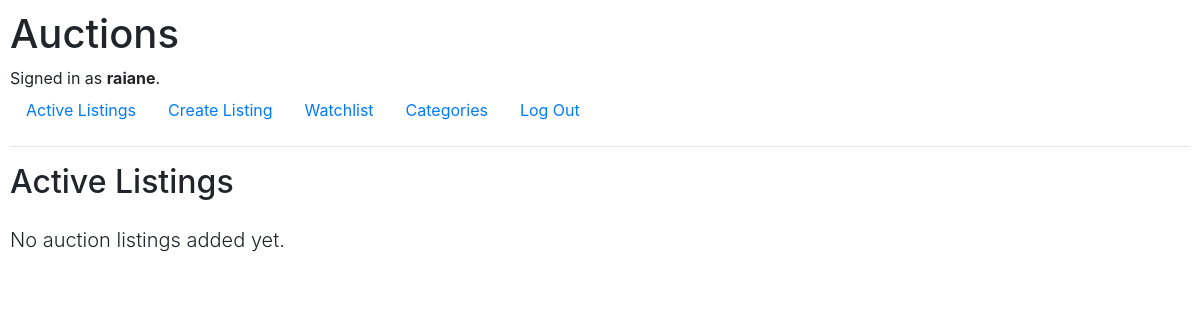
Before: / (signed in) with the older database file.
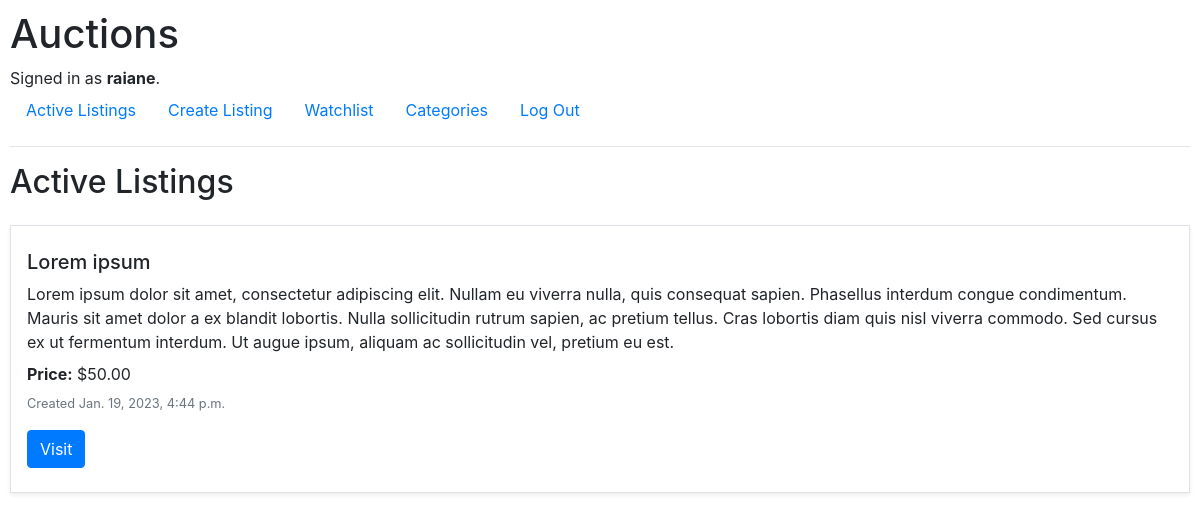
After: the same page with the newer database file.
### auctions/models.py (models this page shows, shortened)
class AuctionListing(models.Model):
    title = models.CharField(max_length=100)
    description = models.TextField()
    bid = models.DecimalField(max_digits=100, decimal_places=2)
    imageURL = models.URLField(blank=True)
    category = models.ForeignKey(Categories, on_delete=models.CASCADE, related_name="listing", null=True, blank=True)
    user = models.ForeignKey(User, on_delete=models.CASCADE, related_name="userListing")
    active = models.BooleanField(default=True)
    time = models.DateTimeField(auto_now=True)
    class Meta:
        ordering = [F("id").desc()]

### auctions/views.py (the view)
# urls.py: path("", views.index, name="index"),
def index(request):
    listings = AuctionListing.objects.filter(active=True).all()
    return render(request, "auctions/index.html", {
        "listings": listings,
    })

### auctions/templates/auctions/index.html (shortened to what this page needs)
{% extends "auctions/layout.html" %}
{% load humanize %}
{% block body %}
    <h2 class="pb-3">Active Listings</h2>
    {% if not user.is_authenticated %}
        <p class="lead">
            Log in to use
        </p>
    {% else %}
        {% for listing in listings %}
            <ul class="list-unstyled">
                <li class="media shadow-sm mb-4 w-100 border">
                    <div class="media-body px-3 py-4">
                        <h5 class="mt-0">{{ listing.title }}</h5>
                        <p class="my-0">{{ listing.description }}</p>
                        <p class="my-2">
                            <strong>Price:</strong> ${{ listing.bid }}
                        </p>
                        <small class="text-muted d-block mb-3">Created {{ listing.time }}</small>
                        <a href="{% url 'listings' listing.id %}" class="btn btn-primary">Visit</a>
                    </div>
                </li>
            </ul>
        {% empty %}
            <p class="lead">
                No auction listings added yet.
            </p>
        {% endfor %}
    {% endif %}
{% endblock %}

Changed rows visible on the page:
added AuctionListing: title "Lorem ipsum", description "Lorem ipsum dolor sit amet, consectetur adipiscing elit. Nullam eu viverra nulla, quis consequat sapien. Phasellus interdum congue condimentum. Mauris sit amet dolor a ex blandit lobortis. Nulla sollicitudin rutrum sapien, ac pretium tellus. Cras lobortis diam quis nisl viverra commodo. Sed cursus ex ut fermentum interdum. Ut augue ipsum, aliquam ac sollicitudin vel, pretium eu est.", bid "50.00", time "Jan. 19, 2023, 4:44 p.m."
Other visible differences:
text no longer shown: "No auction listings added yet."
